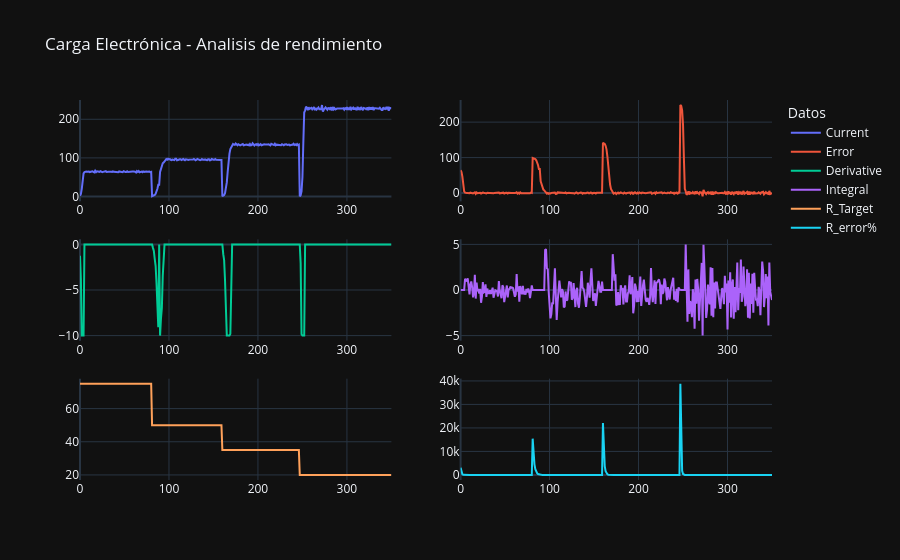

The notebook cell saved with this chart:
### Code cell
from pandas.errors import EmptyDataError
archivo_salida = "datos.csv"
columns = ["Voltage", "Current", "PWM Value", "Error", "Integral", "Derivative", "R_Target"]
try:
    df = pd.read_csv(archivo_salida)
except EmptyDataError:
    print(f"El archivo {archivo_salida} está vacío o no existe.")
    df = pd.DataFrame()
df.columns = columns
df["error%"] = (df["Error"] / (1000 * df["Voltage"] / df["R_Target"])) * 100
df["Resistance"] = 1000* df["Voltage"] / df["Current"]
df["R_error%"] = (df["Resistance"] - df["R_Target"]) / df["R_Target"] * 100

fig = make_subplots(rows=3, cols=2)
fig.add_trace(go.Scatter(x=df.index, y=df["Current"], name="Current"), row=1, col=1)
fig.add_trace(go.Scatter(x=df.index, y=df["Error"], name="Error"), row=1, col=2)
fig.add_trace(go.Scatter(x=df.index, y=df["Derivative"], name="Derivative"), row=2, col=1)
fig.add_trace(go.Scatter(x=df.index, y=df["Integral"], name="Integral"), row=2, col=2)
fig.add_trace(go.Scatter(x=df.index, y=df["R_Target"], name="R_Target"), row=3, col=1)
fig.add_trace(go.Scatter(x=df.index, y=df["R_error%"], name="R_error%"), row=3, col=2)

fig.update_layout(
    title="Carga Electrónica - Analisis de rendimiento",
    legend_title="Datos",
    template="plotly_dark",
)
# fig.add_trace(go.Scatter(x=df.index, y=df["error%"], name="error%"), row=3, col=2)

### Figure 1 — Plotly figure (JSON) as saved in the notebook; plotly's stock layout.template omitted (floating-point values rounded to 4 significant figures; data arrays with more than 128 entries replaced by an {"elided": "..."} marker saying what was removed)
{"data": [{"name": "Current", "type": "scatter", "x": {"elided": "351 int values"}, "xaxis": "x", "y": {"elided": "351 float values"}, "yaxis": "y"}, {"name": "Error", "type": "scatter", "x": {"elided": "351 int values"}, "xaxis": "x2", "y": {"elided": "351 float values"}, "yaxis": "y2"}, {"name": "Derivative", "type": "scatter", "x": {"elided": "351 int values"}, "xaxis": "x3", "y": {"elided": "351 float values"}, "yaxis": "y3"}, {"name": "Integral", "type": "scatter", "x": {"elided": "351 int values"}, "xaxis": "x4", "y": {"elided": "351 float values"}, "yaxis": "y4"}, {"name": "R_Target", "type": "scatter", "x": {"elided": "351 int values"}, "xaxis": "x5", "y": {"elided": "351 int values"}, "yaxis": "y5"}, {"name": "R_error%", "type": "scatter", "x": {"elided": "351 int values"}, "xaxis": "x6", "y": {"elided": "351 float values"}, "yaxis": "y6"}], "layout": {"legend": {"title": {"text": "Datos"}}, "title": {"text": "Carga Electrónica - Analisis de rendimiento"}, "xaxis": {"anchor": "y", "domain": [0, 0.45]}, "xaxis2": {"anchor": "y2", "domain": [0.55, 1]}, "xaxis3": {"anchor": "y3", "domain": [0, 0.45]}, "xaxis4": {"anchor": "y4", "domain": [0.55, 1]}, "xaxis5": {"anchor": "y5", "domain": [0, 0.45]}, "xaxis6": {"anchor": "y6", "domain": [0.55, 1]}, "yaxis": {"anchor": "x", "domain": [0.7333, 1]}, "yaxis2": {"anchor": "x2", "domain": [0.7333, 1]}, "yaxis3": {"anchor": "x3", "domain": [0.3667, 0.6333]}, "yaxis4": {"anchor": "x4", "domain": [0.3667, 0.6333]}, "yaxis5": {"anchor": "x5", "domain": [0, 0.2667]}, "yaxis6": {"anchor": "x6", "domain": [0, 0.2667]}}}
